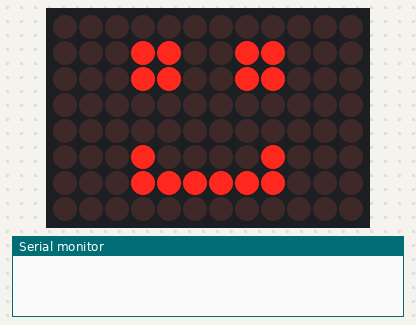
The sketch below on a simulated Arduino Uno R4 WiFi. On the bench: 12×8 LED matrix, the last lines printed to the serial monitor. WiFi joins after 1.5 s; servers stay silent unless stated; not simulated (calls return 0 or success): arduino_secrets.h.

Above: at 0.1 s.
At 12.1 s:
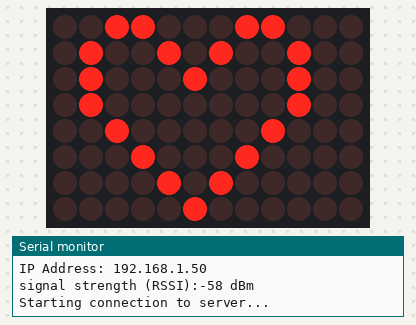

The sketch:

ir_receiver_websocket.ino
```cpp
#include "WiFiS3.h"
#include "arduino_secrets.h"
#include "Arduino_LED_Matrix.h"
#include <IRremote.hpp>
#define DECODE_NEC          // Includes Apple and Onkyo. To enable all protocols , just comment/disable this line.


ArduinoLEDMatrix matrix;

char ssid[] = SECRET_SSID;
char pass[] = SECRET_PASS;
char serverAddress[] = "100.27.128.63:3333";  // server address
int keyIndex = 0;            // your network key index number (needed only for WEP)
int IR_RECEIVE_PIN = 7;
int status = WL_IDLE_STATUS;
// if you don't want to use DNS (and reduce your sketch size)
// use the numeric IP instead of the name for the server:
IPAddress server(100,27,128,63);  // numeric IP for Google (no DNS)
// char server[] = "www.google.com";    // name address for Google (using DNS)

// Initialize the Ethernet client library
// with the IP address and port of the server
// that you want to connect to (port 80 is default for HTTP):
WiFiClient client;

/* -------------------------------------------------------------------------- */
void setup() {
/* -------------------------------------------------------------------------- */
  //Initialize serial and wait for port to open:
  Serial.begin(9600);
  matrix.begin();
  const uint32_t happy[] = {
    0x19819,
    0x80000001,
    0x81f8000
  };
  matrix.loadFrame(happy);
  delay(500);
  IrReceiver.begin(7, true);
  Serial.print(F("Ready to receive IR signals of protocols: "));
  printActiveIRProtocols(&Serial);
  Serial.println("at pin " + String(IR_RECEIVE_PIN));
  while (!Serial) {
    ; // wait for serial port to connect. Needed for native USB port only
  }

  // check for the WiFi module:
  if (WiFi.status() == WL_NO_MODULE) {
    Serial.println("Communication with WiFi module failed!");
    // don't continue
    while (true);
  }

  String fv = WiFi.firmwareVersion();
  if (fv < WIFI_FIRMWARE_LATEST_VERSION) {
    Serial.println("Please upgrade the firmware");
  }

  // attempt to connect to WiFi network:
  while (status != WL_CONNECTED) {
    Serial.print("Attempting to connect to SSID: ");
    Serial.println(ssid);
    // Connect to WPA/WPA2 network. Change this line if using open or WEP network:
    status = WiFi.begin(ssid);

    // wait 10 seconds for connection:
    delay(10000);
  }

  printWifiStatus();
  const uint32_t heart[] = {
      0x3184a444,
      0x44042081,
      0x100a0040
  };

  matrix.loadFrame(heart);


  Serial.println("\nStarting connection to server...");
  // if you get a connection, report back via serial:
  if (client.connect(server, 3333)) {
    Serial.println("connected to server");
  }
}

/* just wrap the received data up to 80 columns in the serial print*/
/* -------------------------------------------------------------------------- */
void read_response() {
/* -------------------------------------------------------------------------- */
  uint32_t received_data_num = 0;
  while (client.available()) {
    /* actual data reception */
    char c = client.read();
    /* print data to serial port */
    Serial.print(c);
    /* wrap data to 80 columns*/
    received_data_num++;
    if(received_data_num % 80 == 0) {
      Serial.println();
    }
  }
}

/* -------------------------------------------------------------------------- */
void loop() {
/* -------------------------------------------------------------------------- */
  read_response();

  if (IrReceiver.decode()) {

        /*
         * Print a summary of received data
         */
        if (IrReceiver.decodedIRData.protocol == UNKNOWN) {
            Serial.println(F("Received noise or an unknown (or not yet enabled) protocol"));
            // We have an unknown protocol here, print extended info
            IrReceiver.printIRResultRawFormatted(&Serial, true);
            IrReceiver.resume(); // Do it here, to preserve raw data for printing with printIRResultRawFormatted()
        } else {
            IrReceiver.resume(); // Early enable receiving of the next IR frame
            IrReceiver.printIRResultShort(&Serial);
            IrReceiver.printIRSendUsage(&Serial);
        }
        Serial.println();

        /*
         * Finally, check the received data and perform actions according to the received command
         */
        if (client.connect(server, 3333)) {
          Serial.println("connected to server");
          String payload;
          String hexString = "0x" + String(IrReceiver.decodedIRData.command, HEX);
          payload = String("{\"action\":\"play_music\",\"command\":\"") + String(hexString) +String("\"}");

          // if (IrReceiver.decodedIRData.command == 0x58) {
          //   Serial.println("Red - primary");
          //   payload = "{\"action\":\"play_music\",\"command\":\"0x58\"}";

          // } else if (IrReceiver.decodedIRData.command == 0x59) {
          //   Serial.println("Green - primary");
          //   payload = "{\"action\":\"play_music\",\"command\":\"0x59\"}";
          //     // do something else
          // } else if (IrReceiver.decodedIRData.command == 0x45) {
          //   Serial.println("Blue - primary");
          //   payload = "{\"action\":\"play_music\",\"command\":\"0x45\"}";
          //     // do something else
          // }
          // // Make a HTTP request:
          // // Construct the full HTTP POST request in one go
          String httpRequest = String("POST /api/play_music HTTP/1.1\r\n") +
                              "Host: http://100.27.128.63:3333\r\n" +
                              "Content-Type: application/json\r\n" +
                              "Content-Length: " + String(payload.length()) + "\r\n" +
                              "Connection: close\r\n\r\n" +  // End of headers
                              payload;                      // JSON payload

          // Send the HTTP POST request
          client.print(httpRequest);
          client.println("Connection: close");
        }

        // do something
    }
}

/* -------------------------------------------------------------------------- */
void printWifiStatus() {
/* -------------------------------------------------------------------------- */
  // print the SSID of the network you're attached to:
  Serial.print("SSID: ");
  Serial.println(WiFi.SSID());

  // print your board's IP address:
  IPAddress ip = WiFi.localIP();
  Serial.print("IP Address: ");
  Serial.println(ip);

  // print the received signal strength:
  long rssi = WiFi.RSSI();
  Serial.print("signal strength (RSSI):");
  Serial.print(rssi);
  Serial.println(" dBm");
}
```
